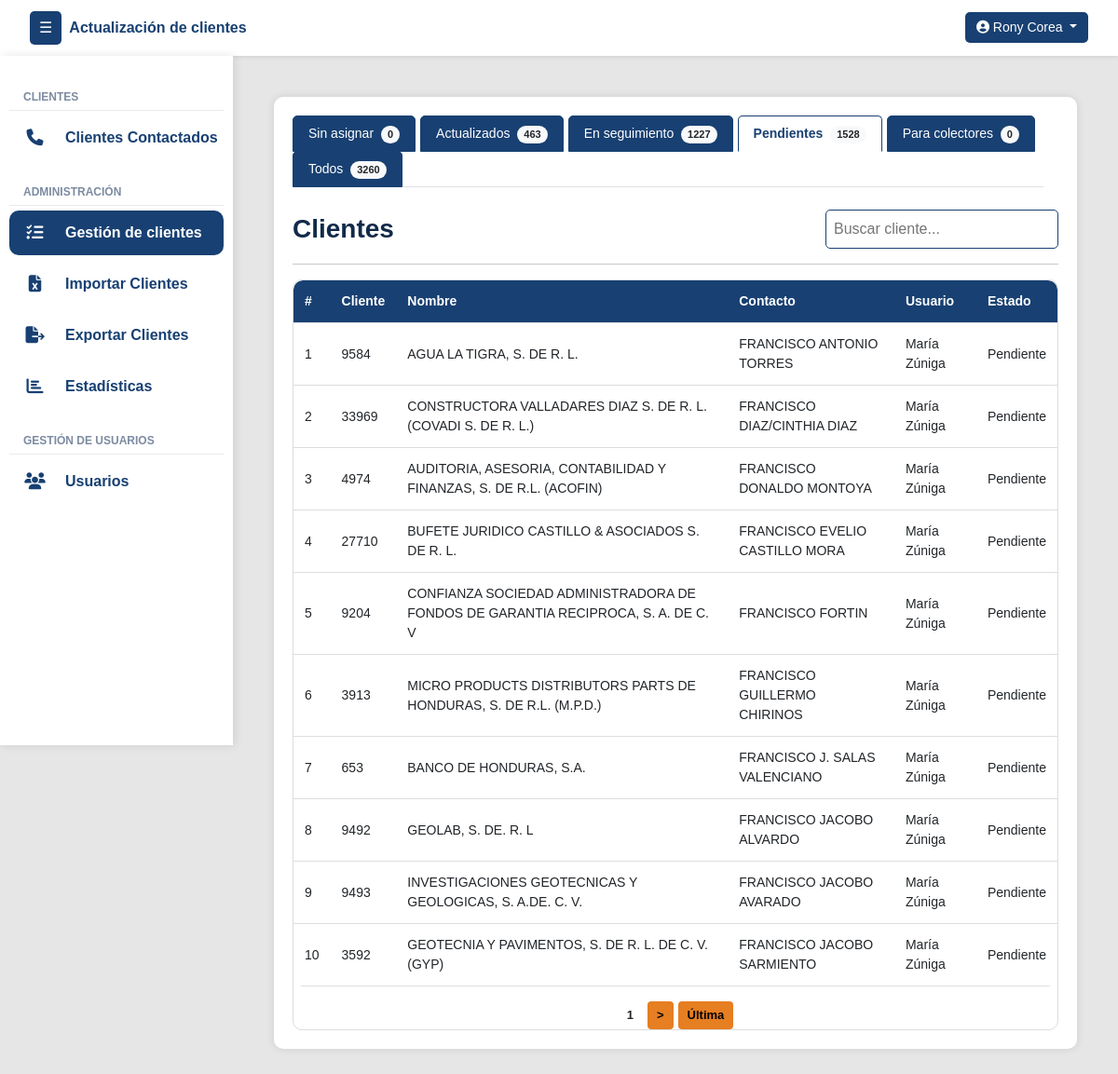
The app's page /gestion/pendientes/ (signed in), older data.
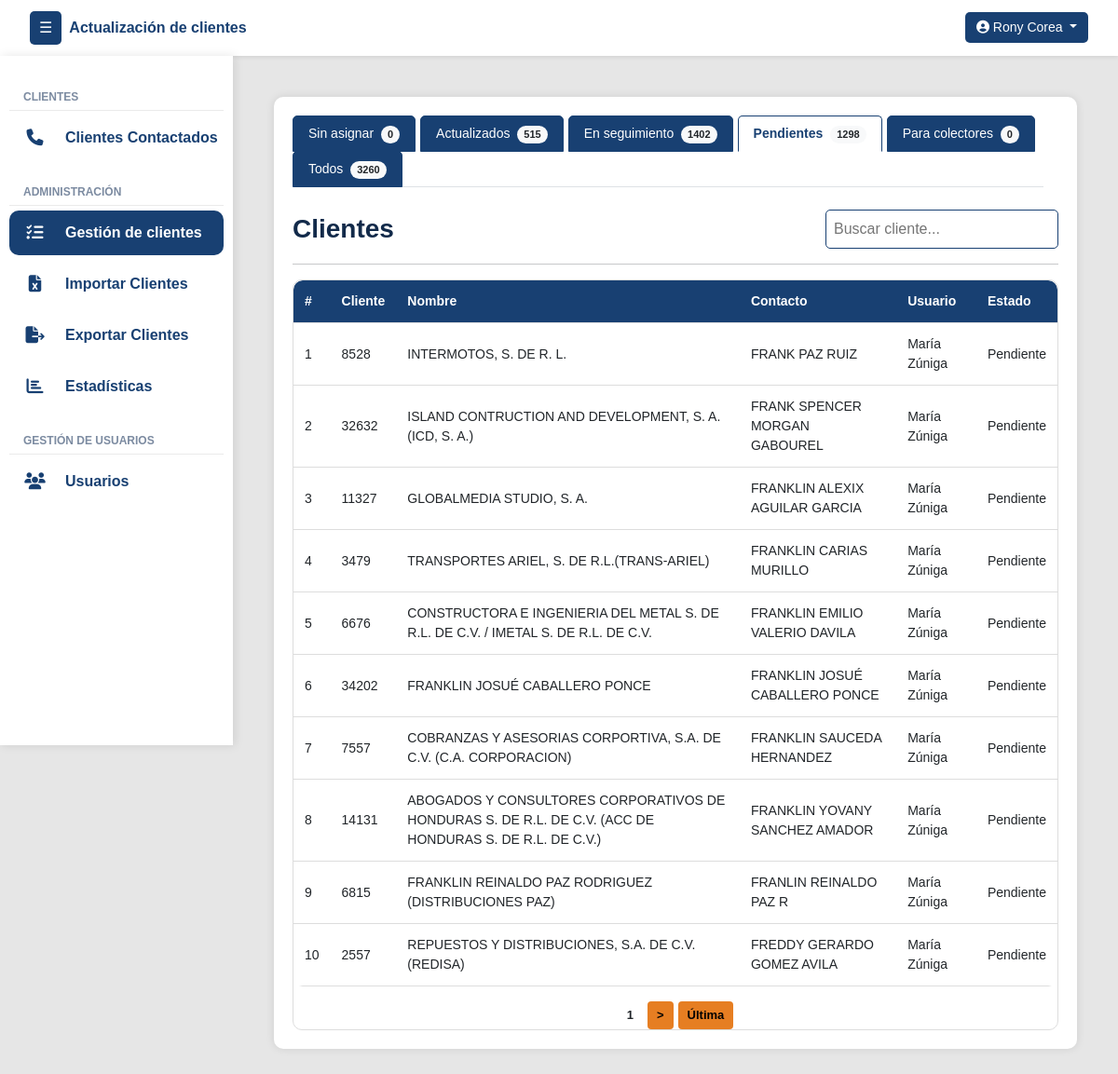
The same page, newer data.
### clientes/models.py (models this page shows, shortened)
class Cliente(models.Model):
    numero_cliente = models.CharField(max_length=50, unique=True)
    nombre_cliente = models.CharField(max_length=255)
    contacto_cliente = models.CharField(max_length=255)
    contacto_cargo = models.CharField(max_length=100, null=True, blank=True)
    telefono_cliente = models.CharField(max_length=50, null=True, blank=True)
    telefono_dos = models.CharField(max_length=50, null=True, blank=True)
    direccion = models.CharField(max_length=255, null=True, blank=True)
    correo = models.CharField(max_length=254, null=True, blank=True)
    estado_actual = models.ForeignKey(EstadoReporte, on_delete=models.SET_NULL, null=True, blank=True, default=1)
    asignado_inicial = models.ForeignKey(User, on_delete=models.SET_NULL, null=True, blank=True, related_name='clientes_asignados_inicialmente')
    asignado_usuario = models.ForeignKey(User, on_delete=models.SET_NULL, null=True, blank=True, related_name='clientes_asignados')
    veces_contactado = models.PositiveIntegerField(default=0)
    sin_contestar = models.PositiveIntegerField(default=0)
    formulario_sin_contestar = models.PositiveIntegerField(default=0)
    ultima_llamada_no_contesto = models.DateTimeField(null=True, blank=True)
    ultimo_envio_formulario = models.DateTimeField(null=True, blank=True)

class EstadoReporte(models.Model):
    nombre = models.CharField(max_length=100, unique=True)
    creado_por = models.ForeignKey(User, on_delete=models.SET_NULL, null=True, blank=True)
    creado_en = models.DateTimeField(auto_now_add=True)
    estado = models.CharField(max_length=50, choices=[('activo', 'Activo'), ('inactivo', 'Inactivo')])
    intentos = models.PositiveIntegerField(default=0)
    genera_movimiento = models.BooleanField(default=True)

### clientes/views.py (the view)
# urls.py: path('gestion/pendientes/', vistasClientes.clientes_pendientes_view, name='clientes_pendientes_gestion'),
@login_required
def clientes_pendientes_view(request):
    usuario = request.user
    if not usuario.groups.filter(name__in=["super_admin", "admin_group"]).exists():
        messages.error(request, "Acceso no permitido.")
        return redirect("login")
    hoy = timezone.localdate()
    search_query = request.GET.get("q", "").strip()
    estado_pendiente = EstadoReporte.objects.filter(nombre__iexact="pendiente").first()
    estado_no_contesto = EstadoReporte.objects.filter(nombre__iexact="no contestó").first()
    clientes_qs = Cliente.objects.filter(estado_actual=estado_pendiente)
    if search_query:
        clientes_qs = clientes_qs.filter(
            Q(nombre_cliente__icontains=search_query) |
            Q(numero_cliente__icontains=search_query) |
            Q(contacto_cliente__icontains=search_query)
        )
    clientes = paginar_queryset(request, clientes_qs, "pendientes")
    estados_seguimiento = EstadoReporte.objects.filter(genera_movimiento=False)\
        .exclude(nombre__iexact="pendiente")
    clientes_seguimiento_qs = Cliente.objects.filter(estado_actual__in=estados_seguimiento)
    primer_movimiento_qs = MovimientoEstado.objects.filter(cliente=OuterRef("pk")).order_by("fecha_hora")
    primer_movimiento_estado = Subquery(primer_movimiento_qs.values("estado__nombre")[:1])
    clientes_sin_actualizar_qs = Cliente.objects.annotate(
        primer_estado_nombre=primer_movimiento_estado
    ).filter(
        Q(estado_actual__nombre__iexact="actualizado") & ~Q(primer_estado_nombre__iexact="actualizado")
    )
    actualizados_hoy_qs = Cliente.objects.filter(
        estado_actual__nombre__iexact="actualizado",
        movimientos__estado__nombre__iexact="actualizado",
        movimientos__fecha_hora__date=hoy
    ).distinct()
    clientes_sin_actualizar_hoy_qs = Cliente.objects.annotate(
        primer_estado_nombre=primer_movimiento_estado
    ).filter(
        Q(movimientos__fecha_hora__date=hoy),
        Q(estado_actual__nombre__iexact="actualizado") & ~Q(primer_estado_nombre__iexact="actualizado")
    ).distinct()
    return render(request, "gestion/gestion.html", {
        "clientes_pendientes": clientes,
        "view_type": "pendientes",
        "search_query": search_query,
        "count_pendientes": clientes_qs.count(),
        "count_seguimiento": clientes_seguimiento_qs.count(),
        "count_no_contesto": Cliente.objects.filter(estado_actual=estado_no_contesto).count(),
        "count_actualizados": Cliente.objects.filter(
            estado_actual__nombre__iexact="actualizado",
            movimientos__estado__nombre__iexact="actualizado"
        ).distinct().count(),
        "count_sin_actualizar": clientes_sin_actualizar_qs.count(),
        "count_actualizados_hoy": actualizados_hoy_qs.count() + clientes_sin_actualizar_hoy_qs.count(),
        "count_sin_asignar": Cliente.objects.filter(asignado_usuario__isnull=True).count(),
        "count_todos": Cliente.objects.count(),
        "count_colectores": Cliente.objects.filter(estado_actual__nombre__iexact="por localizar").count(),
    })

### UpdateTracker/templatetags/group_filters.py (called while the page is built)
@register.filter(name='has_group')
def has_group(user, group_name):
    return user.groups.filter(name=group_name).exists()

### clientes/views.py (called while the page is built)
def paginar_queryset(request, queryset, param, por_pagina=10):
    paginator = Paginator(queryset, por_pagina)
    pagina = request.GET.get(param)
    return paginator.get_page(pagina)

### templates/gestion/gestion.html (shortened to what the changed rows need)
{% extends 'layout/layout.html' %}
{% block content %}
<div class="container">
    <ul class="nav nav-tabs flex-grow-1 me-3" id="clienteTabs" role="tablist">
        <li class="nav-item" role="presentation">
            <a class="nav-link {% if view_type == 'actualizados' %}active{% endif %}" id="actualizados-tab" href="{% url 'clientes_actualizados_gestion' %}" role="tab" aria-controls="actualizados" aria-selected="false">
                Actualizados <span class="badge rounded-pill bg-light text-dark ms-1" id="countActualizados">{{ count_actualizados }}</span>
            </a>
        </li>
        <li class="nav-item" role="presentation">
            <a class="nav-link {% if view_type == 'seguimiento' %}active{% endif %}" id="seguimiento-tab" href="{% url 'clientes_seguimiento_gestion' %}" role="tab" aria-controls="seguimiento" aria-selected="false">
                En seguimiento <span class="badge rounded-pill bg-light text-dark ms-1" id="countSeguimiento">{{ count_seguimiento }}</span>
            </a>
        </li>
        <li class="nav-item" role="presentation">
            <a class="nav-link {% if view_type == 'pendientes' %}active{% endif %}" id="pendientes-tab" href="{% url 'clientes_pendientes_gestion' %}" role="tab" aria-controls="pendientes" aria-selected="false">
                Pendientes <span class="badge rounded-pill bg-light text-dark ms-1" id="countPendientes">{{ count_pendientes }}</span>
            </a>
        </li>
    </ul>
    <div class="tab-content mt-4" id="clienteTabsContent">
        {% if view_type == 'sin_asignar' %}
        <div class="tab-pane fade show active" id="sin-asignar" role="tabpanel" aria-labelledby="sin-asignar-tab">
            <div class="d-flex justify-content-between align-items-center mb-3">
                <h3 class="mb-0">Clientes</h3>
                <div class="d-flex" style="gap: 10px;">
                    <form method="get" class="d-flex" style="gap: 10px;">
                        <input type="text" name="q" class="search-box"
                               placeholder="Buscar cliente..."
                               value="{{ search_query|default:'' }}"
                               autocomplete="off">
                        <input type="hidden" name="sin_asignar" value="{{ clientes_sin_asignar.number }}">
                    </form>
                    <button class="btn btn-asignar"
                            data-bs-toggle="modal"
                            data-bs-target="#modalDesasignarPorCantidad"
                            title="Desasignar clientes por lotes">
                        <i class="bi bi-person-dash-fill"></i> Desasignar
                    </button>
                    <button class="btn btn-asignar"
                            data-bs-toggle="modal"
                            data-bs-target="#modalAsignarPorCantidad"
                            title="Asignar clientes por lotes">
                        <i class="bi bi-person-lines-fill"></i> Asignar
                    </button>
                </div>
            </div>
            <hr>
            <div class="table-responsive">
                <table class="styled-table paginable" id="clienteTable">
                    <thead>
                        <tr>
                            <th>#</th>
                            <th>Cliente</th>
                            <th>Nombre</th>
                            <th>Contacto</th>
                            <th>Estado</th>
                            <th>Asignar</th>
                        </tr>
                    </thead>
                    <tbody>
                        {% for cliente in clientes_sin_asignar %}
                        <tr>
                            <td>{{ forloop.counter }}</td>
                            <td>{{ cliente.numero_cliente }}</td>
                            <td>{{ cliente.nombre_cliente }}</td>
                            <td>{{ cliente.contacto_cliente }}</td>
                            <td>{{ cliente.estado_actual.nombre }}</td>
                            <td>
                                <div class="text-center">
                                    <button class="btn btn-sm btn-asignar"
                                            data-bs-toggle="modal"
                                            data-bs-target="#modalAsignarCliente"
                                            onclick="abrirModalAsignarCliente('{{ cliente.id }}', '{{ cliente.nombre_cliente }}')"
                                            title="Asignar cliente">
                                        <i class="bi bi-person-plus-fill"></i>
                                    </button>
                                </div>
                            </td>
                        </tr>
                        {% empty %}
                            <tr>
                                <td colspan="7" class="text-center">No hay clientes sin asignar.</td>
                            </tr>
                        {% endfor %}
                    </tbody>
                </table>
                {% if clientes_sin_asignar.has_other_pages %}
                <div class="pagination mt-3">
                    {% if clientes_sin_asignar.number > 1 %}
                        <a href="?sin_asignar=1{% if search_query %}&q={{ search_query }}{% endif %}" class="btn btn-sm btn-reportar">Primera</a>
                        <a href="?sin_asignar={{ clientes_sin_asignar.previous_page_number }}{% if search_query %}&q={{ search_query }}{% endif %}" class="btn btn-sm btn-reportar">&lt;</a>
                    {% endif %}
                    <span class="btn btn-sm btn-reportar active">{{ clientes_sin_asignar.number }}</span>
                    {% if clientes_sin_asignar.number < clientes_sin_asignar.paginator.num_pages %}
                        <a href="?sin_asignar={{ clientes_sin_asignar.next_page_number }}{% if search_query %}&q={{ search_query }}{% endif %}" class="btn btn-sm btn-reportar">&gt;</a>
                        <a href="?sin_asignar={{ clientes_sin_asignar.paginator.num_pages }}{% if search_query %}&q={{ search_query }}{% endif %}" class="btn btn-sm btn-reportar">Última</a>
                    {% endif %}
                </div>
                {% endif %}
            </div>
        </div>
        {% elif view_type == 'pendientes' %}
        <div class="tab-pane fade show active" id="pendiente" role="tabpanel" aria-labelledby="pendientes-tab">
            <div class="table-responsive">
                <table class="styled-table paginable" id="tablaPendiente">
                    <thead>
                        <tr>
                            <th>#</th>
                            <th>Cliente</th>
                            <th>Nombre</th>
                            <th>Contacto</th>
                            <th>Usuario</th>
                            <th>Estado</th>
                        </tr>
                    </thead>
                    <tbody>
                        {% for cliente in clientes_pendientes %}
                        <tr>
                            <td>{{ forloop.counter }}</td>
                            <td>{{ cliente.numero_cliente }}</td>
                            <td>{{ cliente.nombre_cliente }}</td>
                            <td>{{ cliente.contacto_cliente }}</td>
                            <td>
                                {% if cliente.asignado_usuario %}
                                    {{ cliente.asignado_usuario.get_full_name }}
                                {% else %}
                                    Sin asignar
                                {% endif %}
                            </td>
                            <td>{{ cliente.estado_actual.nombre }}</td>
                        </tr>
                        {% empty %}
                            <tr>
                                <td colspan="7" class="text-center">No hay clientes pendientes.</td>
                            </tr>
                        {% endfor %}
                    </tbody>
                </table>
            </div>
        </div>
        {% endif %}
    </div>
</div>
{% endblock %}

Row changes from the older to the newer data that the page shows:
no longer on this page (row edited): Cliente: numero_cliente "9584", nombre_cliente "AGUA LA TIGRA, S. DE R. L.", contacto_cliente "FRANCISCO ANTONIO TORRES", asignado_usuario.get_full_name "María Zúniga", estado_actual.nombre "Pendiente"
no longer on this page (row edited): Cliente: numero_cliente "33969", nombre_cliente "CONSTRUCTORA VALLADARES DIAZ S. DE R. L. (COVADI S. DE R. L.)", contacto_cliente "FRANCISCO DIAZ/CINTHIA DIAZ", asignado_usuario.get_full_name "María Zúniga", estado_actual.nombre "Pendiente"
no longer on this page (row edited): Cliente: numero_cliente "4974", nombre_cliente "AUDITORIA, ASESORIA, CONTABILIDAD Y FINANZAS, S. DE R.L. (ACOFIN)", contacto_cliente "FRANCISCO DONALDO MONTOYA", asignado_usuario.get_full_name "María Zúniga", estado_actual.nombre "Pendiente"
no longer on this page (row edited): Cliente: numero_cliente "27710", nombre_cliente "BUFETE JURIDICO CASTILLO & ASOCIADOS S. DE R. L.", contacto_cliente "FRANCISCO EVELIO CASTILLO MORA", asignado_usuario.get_full_name "María Zúniga", estado_actual.nombre "Pendiente"
no longer on this page (row edited): Cliente: numero_cliente "9204", nombre_cliente "CONFIANZA SOCIEDAD ADMINISTRADORA DE FONDOS DE GARANTIA RECIPROCA, S. A. DE C. V", contacto_cliente "FRANCISCO FORTIN", asignado_usuario.get_full_name "María Zúniga", estado_actual.nombre "Pendiente"
no longer on this page (row edited): Cliente: numero_cliente "3913", nombre_cliente "MICRO PRODUCTS DISTRIBUTORS PARTS DE HONDURAS, S. DE R.L. (M.P.D.)", contacto_cliente "FRANCISCO GUILLERMO CHIRINOS", asignado_usuario.get_full_name "María Zúniga", estado_actual.nombre "Pendiente"
no longer on this page (row edited): Cliente: numero_cliente "653", nombre_cliente "BANCO DE HONDURAS, S.A.", contacto_cliente "FRANCISCO J. SALAS VALENCIANO", asignado_usuario.get_full_name "María Zúniga", estado_actual.nombre "Pendiente"
no longer on this page (row edited): Cliente: numero_cliente "9492", nombre_cliente "GEOLAB, S. DE. R. L", contacto_cliente "FRANCISCO JACOBO ALVARDO", asignado_usuario.get_full_name "María Zúniga", estado_actual.nombre "Pendiente"
no longer on this page (row edited): Cliente: numero_cliente "9493", nombre_cliente "INVESTIGACIONES GEOTECNICAS Y GEOLOGICAS, S. A.DE. C. V.", contacto_cliente "FRANCISCO JACOBO AVARADO", asignado_usuario.get_full_name "María Zúniga", estado_actual.nombre "Pendiente"
no longer on this page (row edited): Cliente: numero_cliente "3592", nombre_cliente "GEOTECNIA Y PAVIMENTOS, S. DE R. L. DE C. V. (GYP)", contacto_cliente "FRANCISCO JACOBO SARMIENTO", asignado_usuario.get_full_name "María Zúniga", estado_actual.nombre "Pendiente"
now on this page (row unchanged): Cliente: numero_cliente "8528", nombre_cliente "INTERMOTOS, S. DE R. L.", contacto_cliente "FRANK PAZ RUIZ", asignado_usuario.get_full_name "María Zúniga", estado_actual.nombre "Pendiente"
now on this page (row unchanged): Cliente: numero_cliente "32632", nombre_cliente "ISLAND CONTRUCTION AND DEVELOPMENT, S. A. (ICD, S. A.)", contacto_cliente "FRANK SPENCER MORGAN GABOUREL", asignado_usuario.get_full_name "María Zúniga", estado_actual.nombre "Pendiente"
now on this page (row unchanged): Cliente: numero_cliente "11327", nombre_cliente "GLOBALMEDIA STUDIO, S. A.", contacto_cliente "FRANKLIN ALEXIX AGUILAR GARCIA", asignado_usuario.get_full_name "María Zúniga", estado_actual.nombre "Pendiente"
now on this page (row unchanged): Cliente: numero_cliente "3479", nombre_cliente "TRANSPORTES ARIEL, S. DE R.L.(TRANS-ARIEL)", contacto_cliente "FRANKLIN CARIAS MURILLO", asignado_usuario.get_full_name "María Zúniga", estado_actual.nombre "Pendiente"
now on this page (row unchanged): Cliente: numero_cliente "6676", nombre_cliente "CONSTRUCTORA E INGENIERIA DEL METAL S. DE R.L. DE C.V. / IMETAL S. DE R.L. DE C.V.", contacto_cliente "FRANKLIN EMILIO VALERIO DAVILA", asignado_usuario.get_full_name "María Zúniga", estado_actual.nombre "Pendiente"
now on this page (row unchanged): Cliente: numero_cliente "34202", nombre_cliente "FRANKLIN JOSUÉ CABALLERO PONCE", contacto_cliente "FRANKLIN JOSUÉ CABALLERO PONCE", asignado_usuario.get_full_name "María Zúniga", estado_actual.nombre "Pendiente"
now on this page (row unchanged): Cliente: numero_cliente "7557", nombre_cliente "COBRANZAS Y ASESORIAS CORPORTIVA, S.A. DE C.V. (C.A. CORPORACION)", contacto_cliente "FRANKLIN SAUCEDA HERNANDEZ", asignado_usuario.get_full_name "María Zúniga", estado_actual.nombre "Pendiente"
now on this page (row unchanged): Cliente: numero_cliente "14131", nombre_cliente "ABOGADOS Y CONSULTORES CORPORATIVOS DE HONDURAS S. DE R.L. DE C.V. (ACC DE HONDURAS S. DE R.L. DE C.V.)", contacto_cliente "FRANKLIN YOVANY SANCHEZ AMADOR", asignado_usuario.get_full_name "María Zúniga", estado_actual.nombre "Pendiente"
now on this page (row unchanged): Cliente: numero_cliente "6815", nombre_cliente "FRANKLIN REINALDO PAZ RODRIGUEZ (DISTRIBUCIONES PAZ)", contacto_cliente "FRANLIN REINALDO PAZ R", asignado_usuario.get_full_name "María Zúniga", estado_actual.nombre "Pendiente"
now on this page (row unchanged): Cliente: numero_cliente "2557", nombre_cliente "REPUESTOS Y DISTRIBUCIONES, S.A. DE C.V. (REDISA)", contacto_cliente "FREDDY GERARDO GOMEZ AVILA", asignado_usuario.get_full_name "María Zúniga", estado_actual.nombre "Pendiente"
Text that changed along with them:
{{ count_actualizados }}: "463" → "515"
{{ count_seguimiento }}: "1227" → "1402"
{{ count_pendientes }}: "1528" → "1298"
